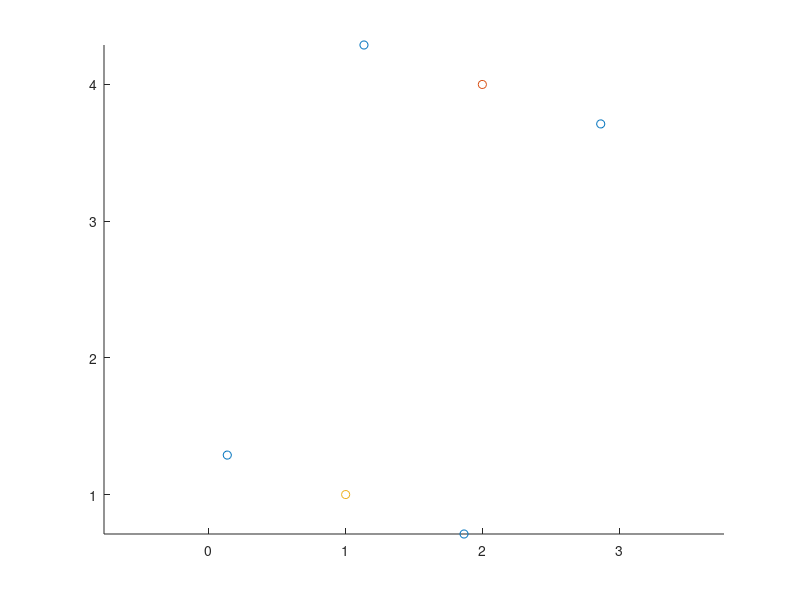

Source code (MATLAB): (Note: this script raises an error after producing the figure.)

% this function divide the region outside of the blind box of target 1
% target 2

target1 = [2 4 0]'; target2 = [1 1 0]'; FOV = 2*pi/3;

% define the five facet excluding the bottom one 
% firstly find eight corner 

rel_dist =norm(target1 - target2); % distance between the targets  2D plane assumed 
blind_height = rel_dist/2/tan(FOV/2);

rotz90 = [0 -1 0 ; 1 0 0 ; 0 0 1];

vx = target2 - target1; vx = vx/norm(vx);
vy = rotz90 * vx;
vz = cross(vx,vy);

lcl_coord = [vx vy vz]; % check the research note
lx = rel_dist;
ly = 2*blind_height;
lz = 2*blind_height;
center = (target1 + target2)/2;
corners = center +[vx*lx vy*ly vz*lz]/2 * [ 1 -1 -1 1 1 -1 -1 1 ; 1 1 -1 -1 1 1 -1 -1 ; 1 1 1 1 -1 -1 -1 -1];


% check the corners 
figure                                              
hold on 
scatter3(corners(1,:),corners(2,:),corners(3,:),'ko');
scatter3(target1(1),target1(2),target1(3),'r*');
scatter3(target2(1),target2(2),target2(3),'r*');

% check the enclosing polyhedron 
axis equal
h = gcf;
axes = [h.CurrentAxes.XLim h.CurrentAxes.YLim h.CurrentAxes.ZLim ];

A = [vx' ; vy' ;-vx' ; -vy' ; vz' ; -vz']; % this is inward affine 
xs = corners(:,[1 2 3 4 1 5]); % points sequence matched with the normal surface vectors 
b= diag(A*xs);
plotregion(-A,-b);
axis(axes)
hold off


% let''s find the 8 outwardly divided regions 

A_out = -A; % outward affine 
b_out = -b;
affine_aug = [A_out b];

% sign = +1 for outward / -1 for inward
surf_select = {[1 2 5],[1 2 3 5],[2 3 5],[2 3 4 5],[3 4 5],[1 3 4 5],[1 4 5],[1 2 4 5] , ... % 1st floor 
    [1 2 5],[1 2 3 5],[2 3 5],[2 3 4 5],[3 4 5],[1 3 4 5],[1 4 5],[1 2 4 5]}; % 2nd floor

surf_direction = {[1 1 -1],[-1 1 -1 -1],[1 1 -1],[-1 1 -1 -1],[1 1 -1],[-1 -1 1 -1],[1 1 -1],[1 -1 -1 -1],... % 1st floor
     [1 1 1],[-1 1 -1 1],[1 1 1],[-1 1 -1 1],[1 1 1],[-1 -1 1 1],[1 1 1],[1 -1 -1 1]}; % 2nd floor 

 % the 16 divided regions
 A_blind_div = {};
 b_blind_div = {};
 figure
 title('division region')
 hold on 
 axis equal
 plotregion(-A,-b,[],[],[1 0 0],1);
scatter3(corners(1,:),corners(2,:),corners(3,:),'ko');
scatter3(target1(1),target1(2),target1(3),'r*');
scatter3(target2(1),target2(2),target2(3),'r*');


 for idx = 1:16
     A_blind_div{idx} = surf_direction{idx}' .* A_out(surf_select{idx},:);
     b_blind_div{idx} = surf_direction{idx}'.* b_out(surf_select{idx});         
     [~,~,flag]=linprog([],A_blind_div{idx},b_blind_div{idx});
     if(flag == -2)
        warning('infeasible space')
     end
     plotregion(-A_blind_div{idx},-b_blind_div{idx},axes(1:2:end),axes(2:2:end),[],0.4)  
     axis(axes)
 end
 
 hold off
 
 %% 
 figure 
 [As_no_blind,bs_no_blind]=no_blind_region (target1,target2,FOV);
 hold on 
 
  for idx = 1:17
     [~,~,flag]=linprog([],As_no_blind{idx},bs_no_blind{idx});
     if(flag == -2)
        warning('infeasible space')
     end
     plotregion(-As_no_blind{idx},-bs_no_blind{idx},[xl yl zl],[xu yu zu],[],0.4)  
     axis([xl xu yl yu zl zu])
 end
 
 
 
 
 
 
 
 




